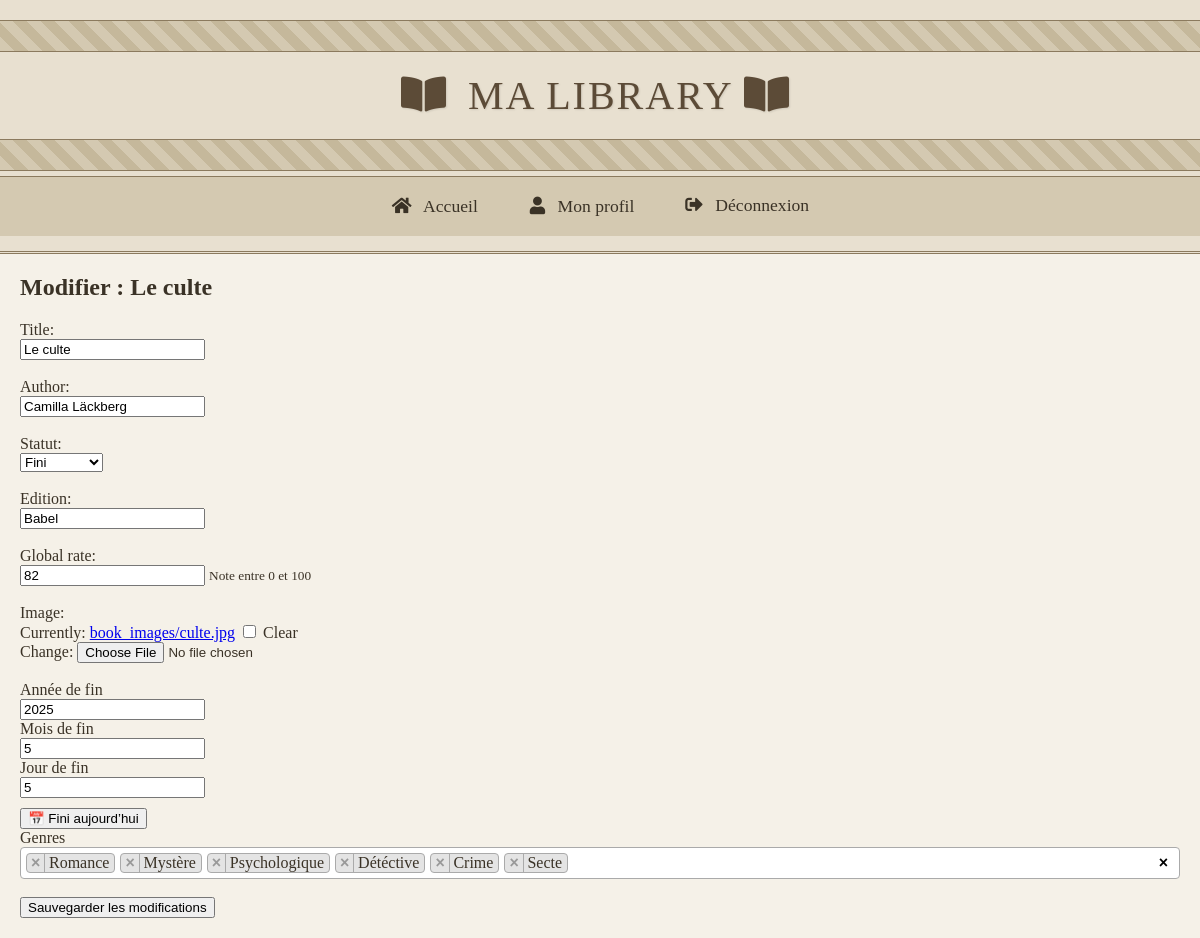
The page /book/7/edit/ (signed in) on the database its author committed.
### media/models.py (models this page shows, shortened)
class Book(models.Model):
    user = models.ForeignKey(User, on_delete=models.CASCADE)
    title = models.CharField(max_length=200)
    author = models.CharField(max_length=100, blank=True, null=True)
    statuts = {
        "Fini": "Fini",
        "Arrêté": "Arrêté",
        "En attente": "En attente",
    }
    statut = models.CharField( max_length=10, choices=statuts, blank=True, null=True)
    statut = models.CharField( max_length=10, choices=statuts, blank=True, null=True)
    genres = models.ManyToManyField(Genre, blank=True)
    finished_year = models.PositiveIntegerField(blank=True, null=True)
    finished_month = models.PositiveIntegerField(blank=True, null=True)
    finished_day = models.PositiveIntegerField(blank=True, null=True)
    edition = models.CharField(max_length=100, blank=True)
    global_rate = models.IntegerField(validators=[MinValueValidator(0),
                                                  MaxValueValidator(100)],
                                      null=True,blank=True,default=0,
                                      help_text="Note entre 0 et 100")
    if RENDER:
        image = CloudinaryField("image", blank=True, null=True)
    else:
        upload_path = 'book_images/'
        image = models.ImageField(upload_to=upload_path, blank=True, null=True)

### media/views.py (the view)
# urls.py: path('<str:model_name>/<int:item_id>/edit/', views.edit_item, name='edit_item'),
@login_required
def edit_item(request, model_name, item_id):
    model_mapping = {
        'book': Book,
        'movie': Movie,
        'series': Series,
        'manga': Manga,
    }
    model_class = model_mapping.get(model_name.lower())
    if not model_class:
        return redirect('home')
    item = get_object_or_404(model_class, id=item_id, user=request.user)
    form_class = {
        Book: BookForm,
        Movie: MovieForm,
        Series: SeriesForm,
        Manga: MangaForm
    }.get(model_class)
    if request.method == 'POST':
        form = form_class(request.POST, request.FILES, instance=item)
        if form.is_valid():
            item = form.save(user=request.user)
            return redirect('item_detail', model_name=model_name, item_id=item.id)
    else:
        form = form_class(instance=item)
        form.initial['raw_genres'] = ','.join([g.name for g in item.genres.all()])
    return render(request, 'media/edit_item.html', {
        'form': form,
        'title': f"Modifier : {item.title}",
        'all_genres': Genre.objects.all(),
    })

### media/forms.py (shortened to what this page needs)
class BookForm(forms.ModelForm):
    raw_genres = forms.CharField(
        widget=forms.HiddenInput(),
        required=False
    )
    class Meta:
        model = Book
        fields = ['title', 'author', 'statut',
        'finished_year','finished_month','finished_day',
         'edition', 'global_rate', 'image']
    def __init__(self, *args, **kwargs):
        super().__init__(*args, **kwargs)

### templates/media/edit_item.html (shortened to what this page needs)
{% extends 'base.html' %}
{% load static %}
{% block content %}
  <h2>{{ title }}</h2>
  <form method="post" enctype="multipart/form-data">
    {% for field in form.visible_fields %}
      {% if field.name not in 'raw_genres finished_year finished_month finished_day' %}
        <div>
          {{ field.label_tag }}<br>
          {{ field }}
          {% if field.help_text %}
            <small>{{ field.help_text }}</small>
          {% endif %}
        </div>
        <br>
      {% endif %}
    {% endfor %}
    <div>
       <label>Année de fin</label><br>
       {{ form.finished_year }}
    </div>
    <div>
       <label>Mois de fin</label><br>
       {{ form.finished_month }}
    </div>
    <div>
       <label>Jour de fin</label><br>
       {{ form.finished_day }}
    </div>
    <div style="margin-top: 10px;">
       <button type="button" id="set-today">📅 Fini aujourd’hui</button>
    </div>
    <label for="genre-select">Genres</label>
    <br><br>
    <button type="submit">Sauvegarder les modifications</button>
  </form>
{% endblock %}
{% block extra_js %}
  <link href="https://cdn.jsdelivr.net/npm/select2@4.1.0-rc.0/dist/css/select2.min.css" rel="stylesheet" />
{% endblock %}

### static/style.css (style rules this page uses)
body { margin: 0; font-family: 'Times New Roman', serif; background-color: #f5f1e8; color: #3a3226; }

### rows shown on the page
Book: visible_fields "Le culte" "Camilla Läckberg" "Fini" "Babel" "82", finished_year "2025", finished_month "5", finished_day "5"

### other values the page prints
{{ title }} "Modifier : Le culte"
{{ field.label_tag }} "Title:" "Author:" "Statut:" "Edition:" "Global rate:" "Image:"
{{ field.help_text }} "Note entre 0 et 100"
